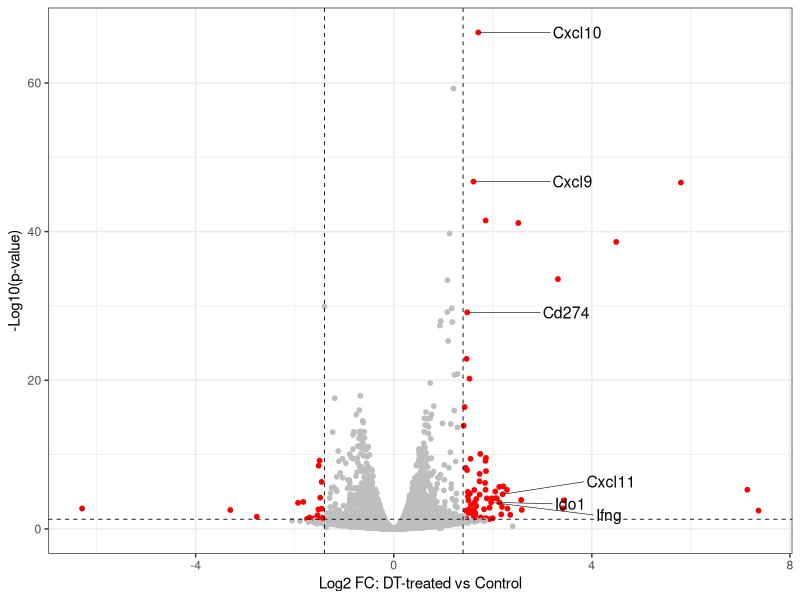

Write the R code that produced this figure.
## Amy Olex
## 3/13/2020
## Script to create Figure 7a in mansucript by Clark et al 
## "Regulatory T cells support breast cancer progression by opposing IFN-γ -dependent 
##     functional reprogramming of myeloid cells"

library("ggplot2")
library("ggrepel")

## import DEG analysis file
degs <- read.delim("../data/Figure7a_Data_Mouse_DESeq2_EO771-CodingOnly_DEGs_CTL.vs.DT.txt")

## filter to only those genes with an adjusted p-value (FDR)
degs_filt <- degs[!is.na(degs$padj),,drop=F]

## Set colors for points
degs_filt$padj.neglog10 <- -log10(degs_filt$padj)
degs_filt$threshold <- rep("GREY", length(degs_filt$padj))
degs_filt$threshold[degs_filt$padj <= 0.05 & abs(degs_filt$log2FoldChange) >= 1.4] <- "RED"

## Create volcano plot

png(filename="Figure7a_MouseExpression_Volcano.png", width=1000, height=1000, res=200)

  ggplot(degs_filt, aes(x=log2FoldChange, y=padj.neglog10)) +
  geom_point(aes(colour = threshold), size=1.3) +
  scale_colour_manual(values = c("GREY"= "grey", "RED"="red")) +
  #scale_y_continuous(trans = log10_trans(), breaks = trans_breaks("log10", function(x) 10^x), labels = trans_format("log10", math_format(10^.x))) +
  theme_bw() + geom_hline(yintercept = -log10(0.05), linetype = "dashed", color = "black", size = .3) +
  geom_vline(xintercept = 1.4, linetype = "dashed", color = "black", size = .3) +
  geom_vline(xintercept = -1.4, linetype = "dashed", color = "black", size = .3) +
  labs(x = "Log2 FC: DT-treated vs Control", y="-Log10(p-value)") +
  geom_text_repel(
  data = subset(degs_filt, (gene.symbol %in% c("Cxcl10", "Cxcl9", "Cd274", "Ifng", "Ido1", "Cxcl11"))),
  aes(label = gene.symbol), size = 4, nudge_x=2, force=5, segment.size=.2) +
  theme(legend.position="none")

dev.off()  


  